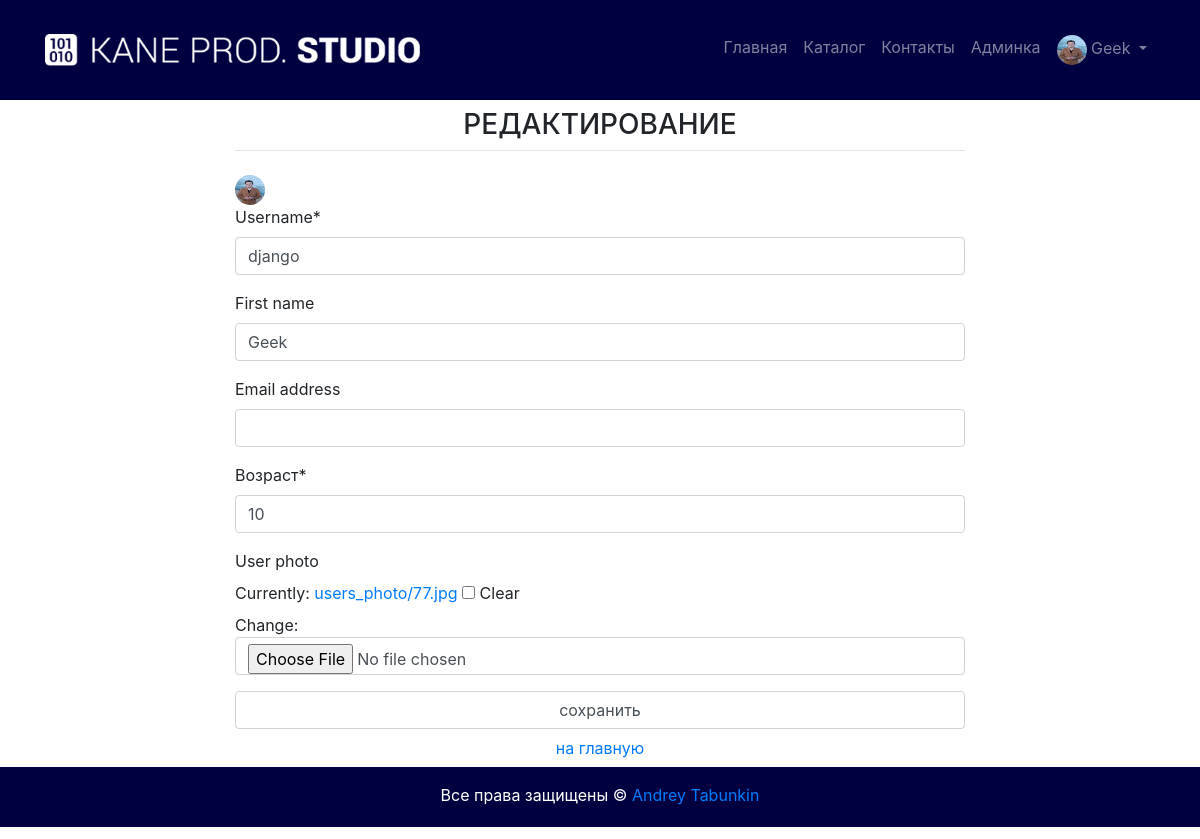
Screenshot of /auth/edit/ (signed in) with the database file from the repository.
### authapp/models.py (models this page shows)
class ShopUser(AbstractUser):
    user_photo = models.ImageField(upload_to='users_photo', blank=True)
    age = models.PositiveIntegerField(verbose_name='Возраст', null=True)
    is_active = models.BooleanField(verbose_name='активна', default=True)

### authapp/views.py (the view)
# urls.py: path('edit/', authapp.user_edit, name='edit'),
def user_edit(request):
    title = 'редактирование'
    if request.method == 'POST':
        edit_form = ShopUserEditForm(request.POST, request.FILES, instance=request.user)
        if edit_form.is_valid():
            edit_form.save()
            return HttpResponseRedirect(reverse('auth:edit'))
    else:
        edit_form = ShopUserEditForm(instance=request.user)
    content = {'title': title, 'edit_form': edit_form}
    return render(request, 'authapp/edit.html', content)

### authapp/forms.py
class ShopUserEditForm(UserChangeForm):
    class Meta:
        model = ShopUser
        fields = ('username', 'first_name', 'email', 'age', 'user_photo', 'password')
    def __init__(self, *args, **kwargs):
        super().__init__(*args, **kwargs)
        for field_name, field in self.fields.items():
            field.widget.attrs['class'] = 'form-control'
            field.help_text = ''
            if field_name == 'password':
                field.widget = forms.HiddenInput()

### authapp/templates/authapp/edit.html (shortened to what this page needs)
{% extends 'authapp/base.html' %}
{% load crispy_forms_tags %}
{% load staticfiles %}
{% block content %}
    <form class="form-horizontal" action="{% url 'auth:edit' %}" method="post" enctype="multipart/form-data">
        <div class="user_avatar"><img class="img-rounded user_photo" src="/media/{{ user.user_photo }}"></div>
        {{ edit_form|crispy }}
        <input class="form-control" type="submit" value="сохранить">
    </form>
    <button class="btn btn-round form-control last">
        <a href="{% url 'main:index' %}" class="">
            на главную
        </a>
    </button>
{% endblock %}

### mainapp/templates/mainapp/includes/inc_main_menu.html (shortened to what this page needs)
{% load static %}
<nav class="navbar sticky-top navbar-expand-lg navbar-dark w-100">
    <div class="container">
        <a class="navbar-brand" href="{% url 'main:index' %}"><img class="w-75"
                                                                   src="{% static 'img/kane_logotip.png' %}"
                                                                   alt=""></a>
        <div class="collapse navbar-collapse justify-content-end" id="navbarNav">
            <ul class="navbar-nav">
                <li class="nav-item {% if request.resolver_match.url_name == 'index' %}active{% endif %}">
                    <a class="nav-link" href="{% url 'main:index' %}">Главная<span class="sr-only">(current)</span></a>
                </li>
                <li class="nav-item {% if request.resolver_match.url_name == 'catalog' %}active{% endif %}">
                    <a class="nav-link" href="{% url 'main:catalog' 0 %}">Каталог</a>
                </li>
                <li class="nav-item {% if request.resolver_match.url_name == 'contact' %}active{% endif %}">
                    <a class="nav-link" href="{% url 'main:contact' %}">Контакты</a>
                </li>
                {% if user.is_superuser %}
                    <li class="nav-item">
                        <a class="nav-link" href="{% url 'myadmin:users_read' %}">Админка</a>
                    </li>
                {% endif %}
                {% if user.is_authenticated %}
                    <li class="nav-item dropdown">
                        <a class="nav-link dropdown-toggle" href="#" id="navbarDropdown" role="button"
                           data-toggle="dropdown" aria-haspopup="true" aria-expanded="false">
                            <img class="img-rounded user_photo" src="/media/{{ user.user_photo }}"
                                 alt=""> {{ user.first_name|default:'Пользователь' }}
                        </a>
                    </li>
                {% else %}
                    <a class="nav-link" href="{% url 'auth:login' %}">Войти</a>
                {% endif %}
        </div>
    </div>
</nav>

### static/css/style.css (style rules this page uses)
.navbar, footer { background: rgb(0,0,64); margin: 0; padding: 0px; }
.navbar { height: 100px; }
.user_photo { vertical-align: middle; width: 30px; height: 30px; border-radius: 50%; }

### rows the page displays
ShopUser: user_photo (picture), first_name "Geek", username "django", age "10"

### other values shown
{{ title|upper }} "РЕДАКТИРОВАНИЕ"
